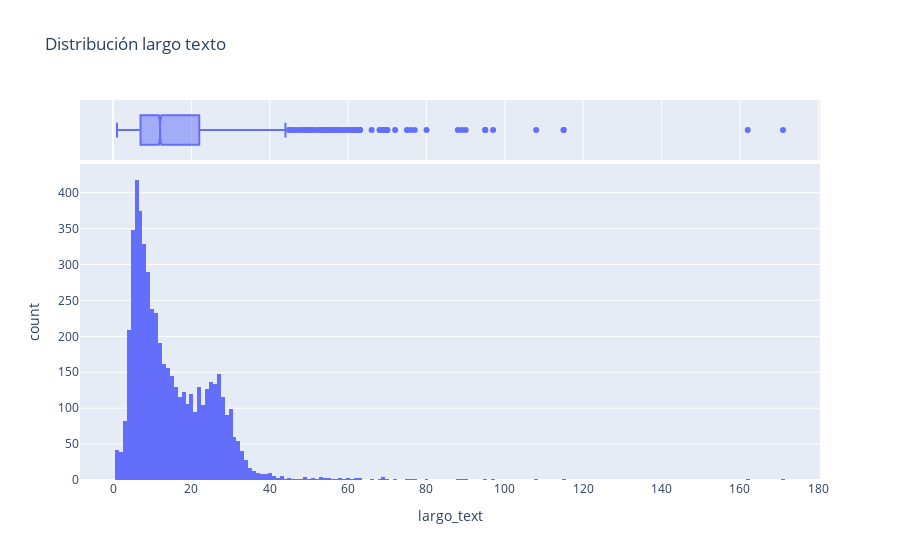

Notebook code cell kept with this figure:
### Markdown cell above
Se obtiene información estadística del largo de texto:

### Code cell
from statistics import median, mode
data['largo_text'] = data['text_num'].apply(len)
print("Largo promedio de las listas:", data['largo_text'].mean())
print("Mediana del largo de las listas:", median(data['largo_text']))
print("Moda del largo de las listas:", mode(data['largo_text']))
print('Max:', max(data['largo_text']))
print('Min:', min(data['largo_text']))


import matplotlib.pyplot as plt
import plotly.express as px

fig = px.histogram(data, x='largo_text', nbins=200, title='Distribución largo texto',marginal='box')

fig.show()

### Figure 1 — Plotly figure (JSON) as saved in the notebook; plotly's stock layout.template omitted (floating-point values rounded to 4 significant figures; data arrays with more than 128 entries replaced by an {"elided": "..."} marker saying what was removed)
{"data": [{"alignmentgroup": "True", "bingroup": "x", "hovertemplate": "largo_text=%{x}<br>count=%{y}<extra></extra>", "legendgroup": "", "marker": {"color": "#636efa", "pattern": {"shape": ""}}, "name": "", "nbinsx": 200, "offsetgroup": "", "orientation": "v", "showlegend": false, "type": "histogram", "x": {"elided": "5361 int values"}, "xaxis": "x", "yaxis": "y"}, {"alignmentgroup": "True", "hovertemplate": "largo_text=%{x}<extra></extra>", "legendgroup": "", "marker": {"color": "#636efa"}, "name": "", "notched": true, "offsetgroup": "", "showlegend": false, "type": "box", "x": {"elided": "5361 int values"}, "xaxis": "x2", "yaxis": "y2"}], "layout": {"barmode": "relative", "legend": {"tracegroupgap": 0}, "title": {"text": "Distribución largo texto"}, "xaxis": {"anchor": "y", "domain": [0, 1], "title": {"text": "largo_text"}}, "xaxis2": {"anchor": "y2", "domain": [0, 1], "matches": "x", "showgrid": true, "showticklabels": false}, "yaxis": {"anchor": "x", "domain": [0, 0.8316], "title": {"text": "count"}}, "yaxis2": {"anchor": "x2", "domain": [0.8416, 1], "matches": "y2", "showgrid": false, "showline": false, "showticklabels": false, "ticks": ""}}}
